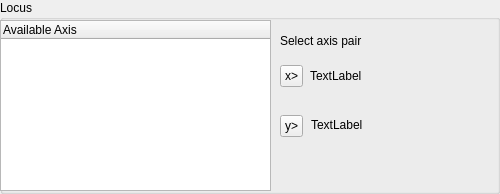
<?xml version="1.0" encoding="UTF-8"?>
<ui version="4.0">
 <class>LocView</class>
 <widget class="QGroupBox" name="LocView">
  <property name="geometry">
   <rect>
    <x>0</x>
    <y>0</y>
    <width>500</width>
    <height>194</height>
   </rect>
  </property>
  <property name="windowTitle">
   <string>GroupBox</string>
  </property>
  <property name="title">
   <string>Locus</string>
  </property>
  <widget class="QTreeWidget" name="AxTree">
   <property name="geometry">
    <rect>
     <x>0</x>
     <y>20</y>
     <width>271</width>
     <height>171</height>
    </rect>
   </property>
   <column>
    <property name="text">
     <string>Available Axis</string>
    </property>
   </column>
  </widget>
  <widget class="QToolButton" name="xbut">
   <property name="geometry">
    <rect>
     <x>280</x>
     <y>65</y>
     <width>23</width>
     <height>22</height>
    </rect>
   </property>
   <property name="text">
    <string>x&gt;</string>
   </property>
  </widget>
  <widget class="QToolButton" name="ybut">
   <property name="geometry">
    <rect>
     <x>280</x>
     <y>115</y>
     <width>23</width>
     <height>22</height>
    </rect>
   </property>
   <property name="text">
    <string>y&gt;</string>
   </property>
  </widget>
  <widget class="QLabel" name="xlabel">
   <property name="geometry">
    <rect>
     <x>310</x>
     <y>65</y>
     <width>191</width>
     <height>21</height>
    </rect>
   </property>
   <property name="text">
    <string>TextLabel</string>
   </property>
  </widget>
  <widget class="QLabel" name="ylabel">
   <property name="geometry">
    <rect>
     <x>311</x>
     <y>115</y>
     <width>191</width>
     <height>20</height>
    </rect>
   </property>
   <property name="text">
    <string>TextLabel</string>
   </property>
  </widget>
  <widget class="QLabel" name="label">
   <property name="geometry">
    <rect>
     <x>280</x>
     <y>30</y>
     <width>161</width>
     <height>21</height>
    </rect>
   </property>
   <property name="text">
    <string>Select axis pair</string>
   </property>
  </widget>
 </widget>
 <resources/>
 <connections/>
</ui>
